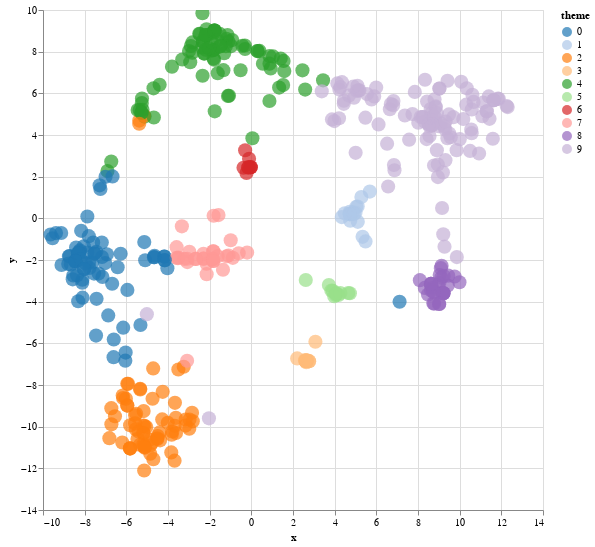

Source (notebook cell):
### Code cell
docs_tsne_th = TSNE(n_components=2, learning_rate='auto',
                  init='pca', metric='cosine', perplexity=50.0).fit_transform(lda_topics_th)
print(docs_tsne_th.shape)

data_th = pd.DataFrame({'x': docs_tsne_th[:,0],
                        'y': docs_tsne_th[:,1],
                        #'theme': df['theme']})
                        'theme': dominant_topics })

alt.data_transformers.disable_max_rows()
alt.Chart(data_th[:]).mark_circle(size=200).encode(
    x="x", 
    y="y", 
    color=alt.Color('theme:N', scale=alt.Scale(scheme='category20')),
    tooltip=['theme']
).interactive().properties(
    width=500,
    height=500
)

### Figure 1 — Vega-Lite specification as saved in the notebook (floating-point values rounded to 4 significant figures; data arrays with more than 128 entries replaced by an {"elided": "..."} marker saying what was removed)
{"config": {"view": {"continuousWidth": 300, "continuousHeight": 300}}, "data": {"name": "data-5353f3d41f9c0c613518b09b522ba493"}, "mark": {"type": "circle", "size": 200}, "encoding": {"color": {"field": "theme", "scale": {"scheme": "category20"}, "type": "nominal"}, "tooltip": [{"field": "theme", "type": "quantitative"}], "x": {"field": "x", "type": "quantitative"}, "y": {"field": "y", "type": "quantitative"}}, "height": 500, "params": [{"name": "param_13", "select": {"type": "interval", "encodings": ["x", "y"]}, "bind": "scales"}], "width": 500, "$schema": "https://vega.github.io/schema/vega-lite/v5.20.1.json", "datasets": {"data-5353f3d41f9c0c613518b09b522ba493": {"elided": "457 records"}}}
